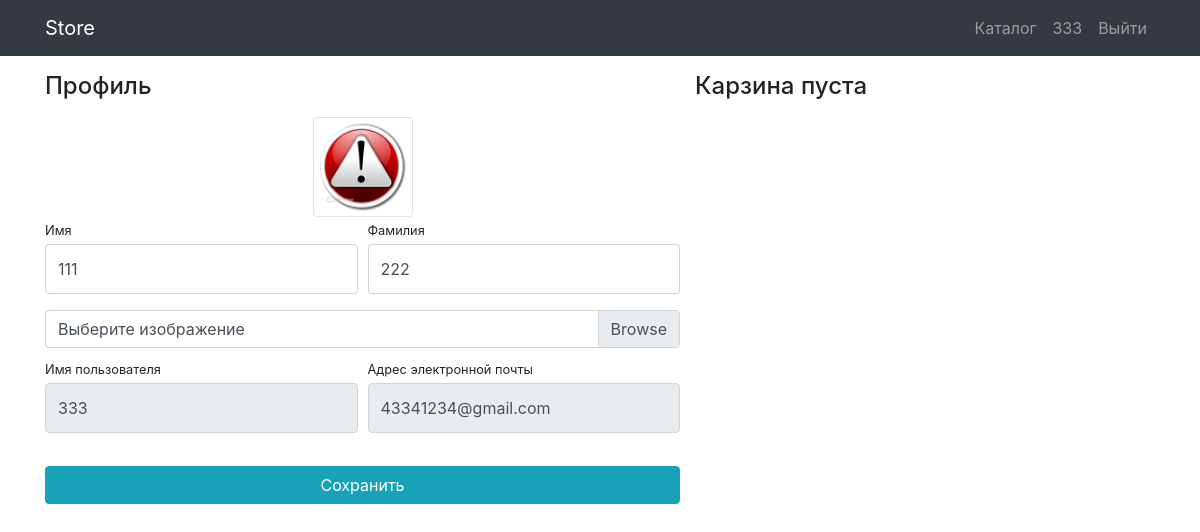
The app's page /users/profile/ (signed in), older data.
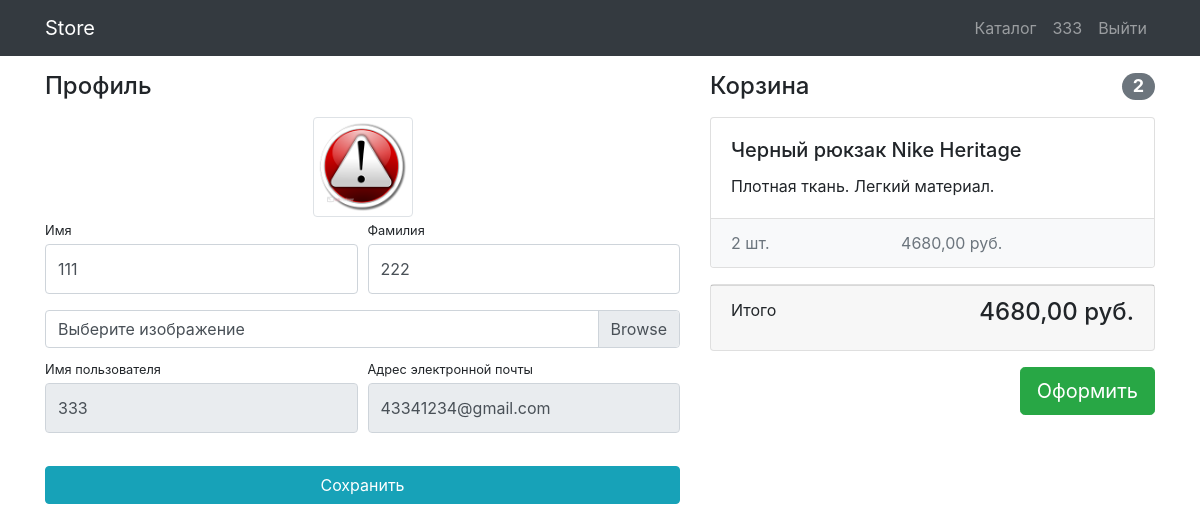
The same page, newer data.
### users/models.py (models this page shows)
class User(AbstractUser):
    image = models.ImageField(upload_to='users_images',blank=True)
    age = models.PositiveIntegerField(default=3)

### products/models.py (models this page shows, shortened)
class Basket(models.Model):
    quantity = models.PositiveIntegerField(default=0)
    created_timestamp = models.DateTimeField(auto_now_add=True)
    user = models.ForeignKey(User, on_delete=models.CASCADE)
    product = models.ForeignKey(Product, on_delete=models.CASCADE)
    def sum(self):
        return self.quantity * self.product.price

class Product(models.Model):
    name = models.CharField(max_length=128, unique=True)
    description = models.TextField()
    image = models.ImageField(upload_to='products_images', blank=True)
    short_description = models.CharField(max_length=128)
    price = models.DecimalField(max_digits= 8,decimal_places=2,default= 0)
    quantity = models.PositiveIntegerField(default=0)
    category = models.ForeignKey(ProductCategory,on_delete=models.CASCADE)

### users/views.py (the view)
# urls.py: path('profile/',profile,name = 'profile'),
@login_required
def profile(request):
    if request.method == 'POST':
        form =UserProfileForm(data=request.POST, files=request.FILES, instance=request.user)
        if form.is_valid():
            form.save()
            return HttpResponseRedirect(reverse('users:profile'))
    else:
        form = UserProfileForm(instance=request.user)
    basket = Basket.objects.filter(user = request.user)
    total_quantity = 0
    total_sum = 0
    for bas in basket:
        total_quantity+= bas.quantity
        total_sum += bas.sum()
    context = {
        'title': 'Store - профиль',
        'form' : form,
        'basket' : Basket.objects.filter(user = request.user),
        'total_quantity' : total_quantity,
        'total_sum' : total_sum,
    }
    return render(request,'users/profile.html',context = context)

### users/forms.py
class UserProfileForm(UserChangeForm):
    username = forms.CharField(widget=forms.TextInput(attrs={'readonly':True}))
    email = forms.CharField(widget=forms.EmailInput(attrs={'readonly': True}))
    image = forms.ImageField(widget=forms.FileInput(),required=False)
    class Meta:
        model = User
        fields = ('username', 'email', 'first_name', 'last_name', 'image')
    def __init__(self,*args,**kwargs):
        super(UserChangeForm,self).__init__(*args,**kwargs)
        for field_name,field in self.fields.items():
            field.widget.attrs['class'] = 'form-control py-4'
        self.fields['image'].widget.attrs['class'] = 'custom-file-input'

### users/templates/users/profile.html (shortened to what this page needs)
{% extends 'products/Base_html.html' %}
{% load static %}
{% block css %}
    <link href={% static "/css/profile.css" %} rel="stylesheet">
{% endblock %}
{% block content %}
<div class="container">
    <div class="row">
        <div class="col-lg-7">
            <h4 class="mt-3 mb-3">Профиль</h4>
            <div class="col-lg-12 text-center">
                <img width="100" height="100"
                     src= "{% if user.image %} {{ user.image.url }} {% else %} {% static '/vendor/img/users/logo-70.png' %} {% endif %}"
                     class="img-thumbnail">
            </div>
            <form action="{% url 'users:profile' %}" method="post" enctype="multipart/form-data">
                <div class="form-row">
                    <div class="col-lg-6">
                        <div class="form-group">
                            <label class="small mb-1" for="{{ form.first_name.id_for_label }}">Имя</label>
                            {{form.first_name}}
                        </div>
                    </div>
                    <div class="col-lg-6">
                        <div class="form-group">
                            <label class="small mb-1" for="{{ form.last_name.id_for_label }}">Фамилия</label>
                            {{ form.last_name }}
                        </div>
                    </div>
                </div>
                <div class="form-row mb-2">
                    <div class="col-lg-12">
                        <div class="custom-file">
                            <label class="custom-file-label" for="{{ form.image.id_for_label }}">Выберите изображение</label>
                        </div>
                    </div>
                </div>
                <div class="form-row">
                    <div class="col-lg-6">
                        <label class="small mb-1" for="{{ form.username.id_for_label }}">Имя пользователя</label>
                        {{form.username}}
                    </div>
                    <div class="col-lg-6">
                        <label class="small mb-1" for="{{ form.email.id_for_label }}">Адрес электронной
                            почты</label>
                        {{form.email}}
                    </div>
                </div>
                <div class="form-row">
                    <div class="col-lg-12" style="margin-top: 33px;">
                        <input class="btn btn-info btn-block" type="submit" value="Сохранить">
                    </div>
                </div>
            </form>
        </div>
        {% include 'products/basket.html' %}
    </div>
</div>
{% endblock %}

### products/templates/products/Base_html.html (shortened to what this page needs)
{% load static %}
<!DOCTYPE html>
<html lang="en">
<head>
    <link href="{% static '/vendor/bootstrap/css/bootstrap.min.css' %}" rel="stylesheet">
    {% block css %} {% endblock %}
</head>
<body>
<nav class="navbar navbar-expand-lg navbar-dark bg-dark fixed-top">
    <div class="container">
        <a class="navbar-brand" href="{% url 'index' %}">Store</a>
        <div class="collapse navbar-collapse" id="navbarResponsive">
            <ul class="navbar-nav ml-auto">
                <li class="nav-item">
                    <a class="nav-link" href="{% url 'products:index' %}">Каталог  </a>
                </li>
                {% if not user.is_authenticated %}
                <li class="nav-item">
                    <a class="nav-link" href="{% url "users:login"%}">Войти <i class="fas fa-sign-in-alt"></i></a>
                </li>
                {% else %}
                <li class="nav-item">
                    <a class="nav-link" href="{% url 'users:profile' %}">{{ user.username }}
                    </a>
                </li>
                <li class="nav-item">
                    <a class="nav-link" href="{% url 'users:exit' %}">Выйти </a>
                </li>
                {% endif %}
            </ul>
        </div>
    </div>
</nav>
    {% block content %} {% endblock %}
</body>
</html>

### products/templates/products/basket.html (shortened to what this page needs)
{% if basket %}
    <div class="col-lg-5">
        <h4 class="mt-3 mb-3 d-flex justify-content-between align-items-center mb-3">
            Корзина <span class="badge badge-secondary badge-pill">{{ total_quantity }}</span>
        </h4>
        {% for bas in basket %}
        <div class="card mb-3">
            <div class="card-body">
                <h5 class="card-title">{{ bas.product.name }}</h5>
                <p class="card-text">{{ bas.product.short_description}}</p>
            </div>
            <ul class="list-group list-group-flush">
                <li class="list-group-item d-flex justify-content-between lh-condensed bg-light">
                    <span class="text-muted">{{ bas.quantity }} шт.</span>
                    <span class="text-muted">{{ bas.sum }} руб.</span>
                </li>
            </ul>
        </div>
        {% endfor %}
        <div class="card mb-3">
            <div class="card-footer">
                <p class="float-left">Итого</p>
                <h4 class="float-right">{{ total_sum }} руб.</h4>
            </div>
        </div>
        <button type="button" class="btn btn-success btn-lg float-right">Оформить</button>
    </div>
{% else %}
    <h4 class="mt-3 mb-3 d-flex mb-3"> Карзина пуста </h4>
{% endif %}

### static/css/profile.css (style rules this page uses)
body { padding-top: 56px; }

Row changes from the older to the newer data that the page shows:
added Basket: product.name "Черный рюкзак Nike Heritage", product.short_description "Плотная ткань. Легкий материал.", quantity "2", sum "4680,00"
Text that changed along with them:
{{ total_quantity }}: (not shown) → "2"
{{ total_sum }}: (not shown) → "4680,00"
text no longer shown: "Карзина пуста"
text now shown: "Корзина Итого руб. Оформить"
